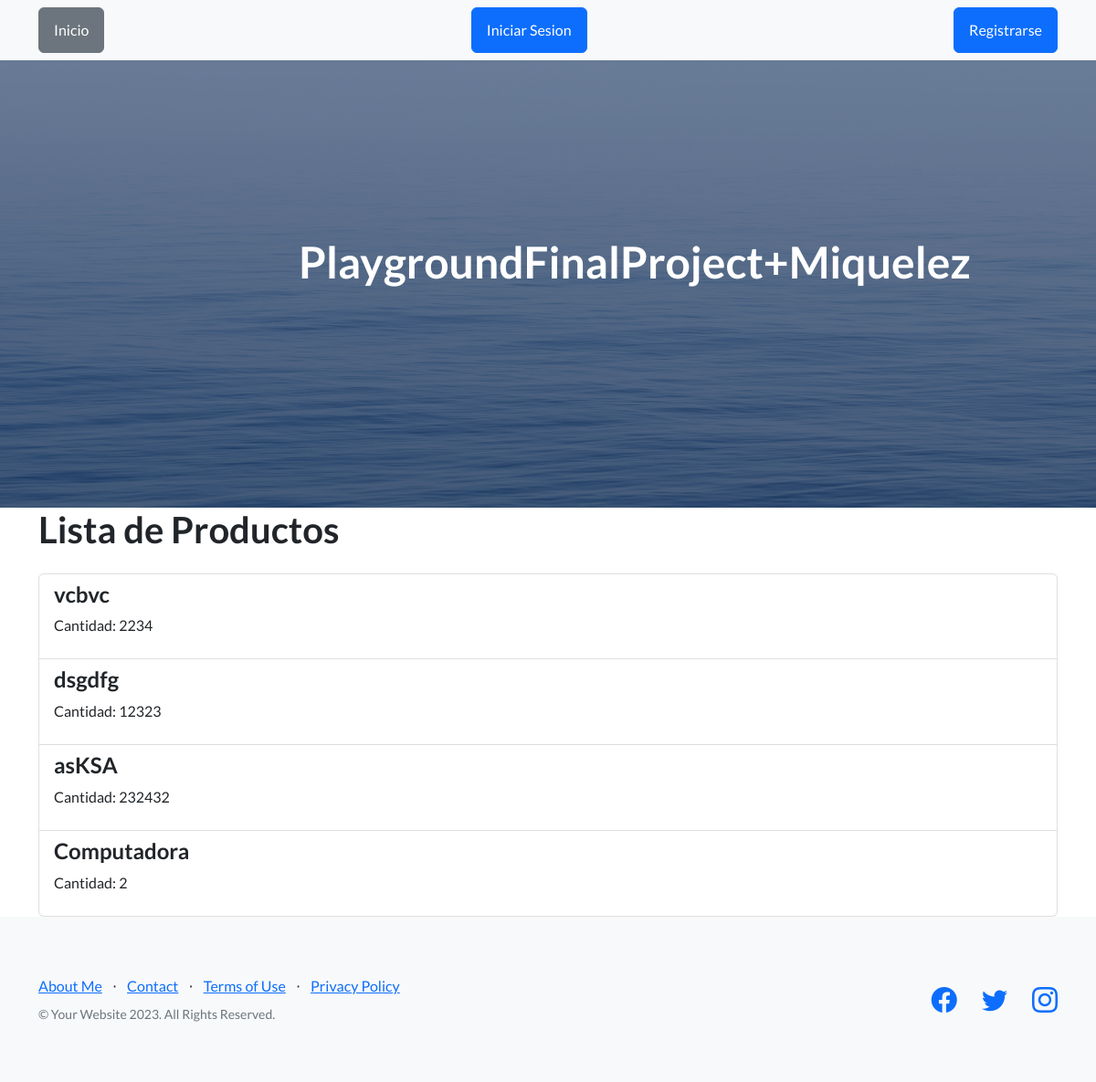
Page /app1/producto_list/ on the earlier database version.
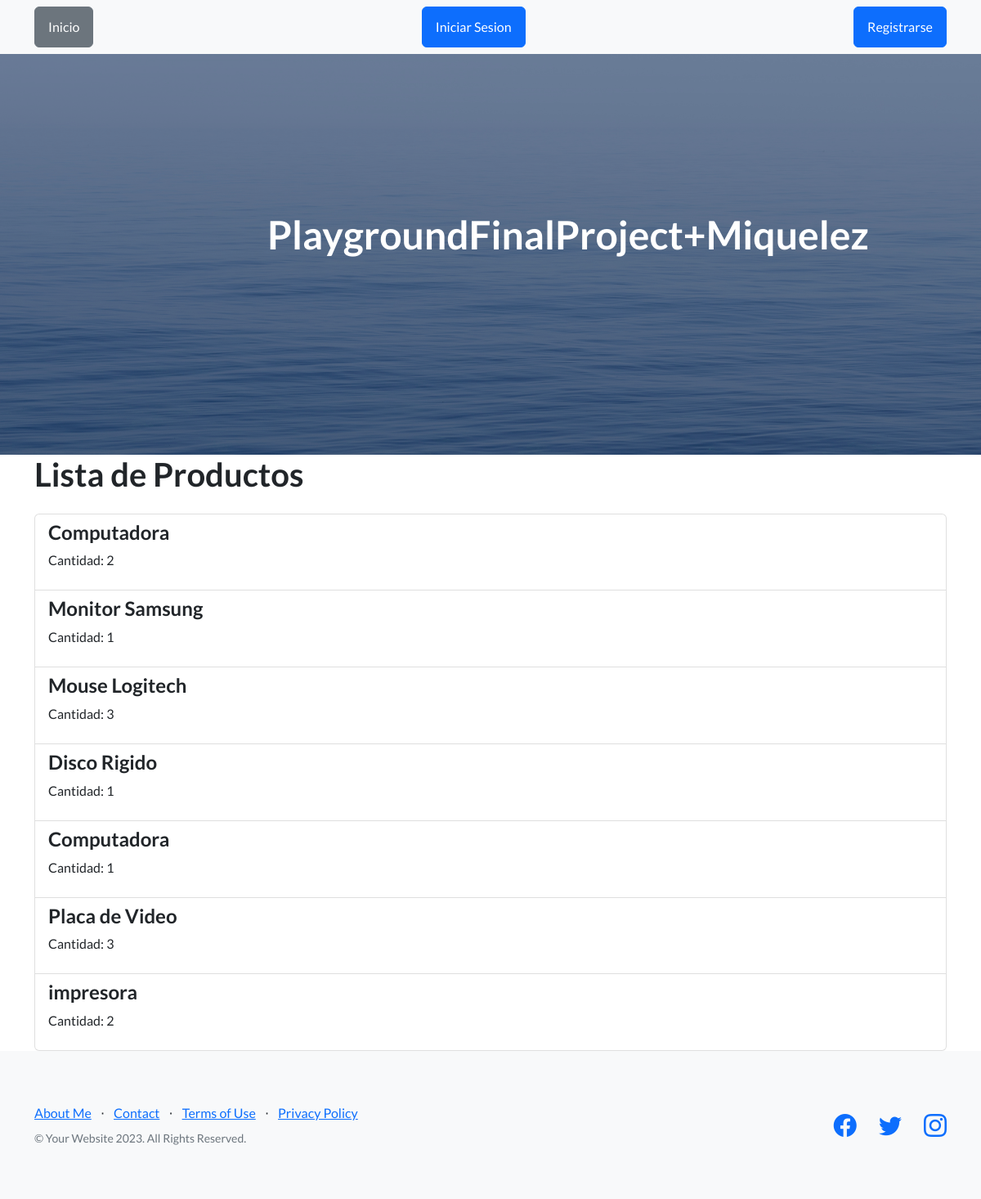
Same page on the later database version.
### app1/models.py (models this page shows, shortened)
class Producto(models.Model):
    descripcion = models.CharField(max_length=100)
    cantidad = models.IntegerField()

### app1/views.py (the view)
# urls.py: path('producto_list/', views.ProductoListView.as_view(), name='producto_list'),
class ProductoListView(ListView):
    model = Producto
    template_name = 'producto_list.html'
    context_object_name = 'productos'

### app1/Templates/producto_list.html
{% extends 'index.html' %}
{% block content %}
    <div class="container">
        <h1 class="mb-4">Lista de Productos</h1>
        <ul class="list-group">
            {% for c in productos %}
                <li class="list-group-item">
                    <h4>{{ c.descripcion }}</h4>
                    <p>Cantidad: {{ c.cantidad }}</p>
                </li>
            {% endfor %}
        </ul>
    </div>
{% endblock %}

Differences in the rows shown:
removed Producto: descripcion "vcbvc", cantidad "2234"
removed Producto: descripcion "dsgdfg", cantidad "12323"
removed Producto: descripcion "asKSA", cantidad "232432"
added Producto: descripcion "Monitor Samsung", cantidad "1"
added Producto: descripcion "Mouse Logitech", cantidad "3"
added Producto: descripcion "Disco Rigido", cantidad "1"
added Producto: descripcion "Computadora", cantidad "1"
added Producto: descripcion "Placa de Video", cantidad "3"
added Producto: descripcion "impresora", cantidad "2"
